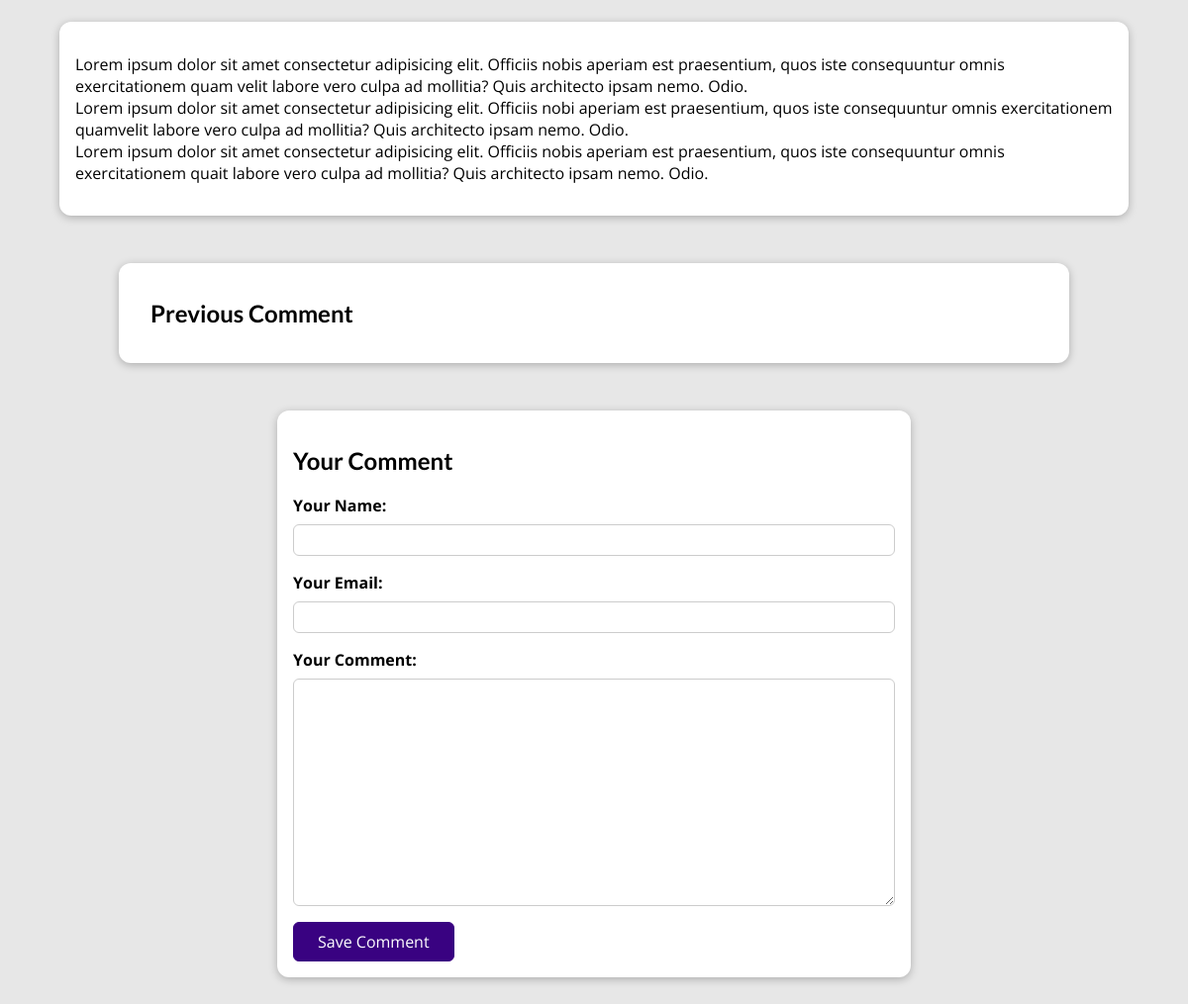
The app's page /posts/hike-in-the-mountains (lower part), older data.
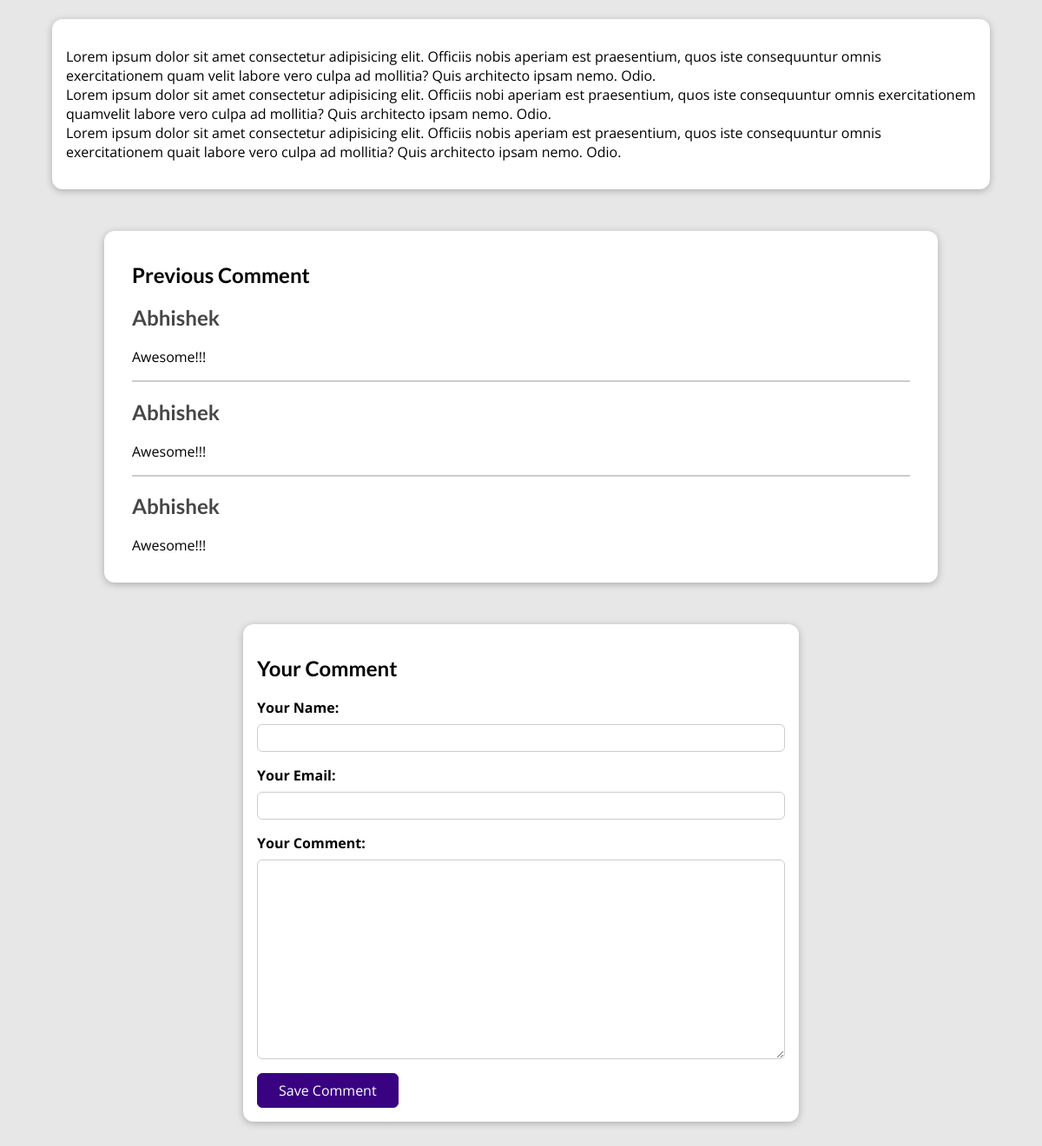
The same page, newer data.
### blog/models.py (models this page shows, shortened)
class Post(models.Model):
    title=models.CharField(max_length=150)
    excerpt=models.CharField(max_length=200)
    image=models.ImageField(upload_to="posts",null=True)
    date=models.DateField(auto_now=True)
    slug=models.SlugField(unique=True,db_index=True)
    content=models.TextField(validators=[MinLengthValidator(10)])
    author=models.ForeignKey(Author,on_delete=models.SET_NULL,null=True,related_name="posts")
    tags=models.ManyToManyField(Tag)

class Comment(models.Model):
    user_name=models.CharField(max_length=100)
    user_email=models.EmailField()
    text=models.TextField(max_length=400)
    post=models.ForeignKey(Post,on_delete=models.CASCADE,related_name="comments")

### blog/views.py (the view, shortened to what this page needs)
# urls.py: path("posts/<slug:slug>",views.SinglePostView.as_view(),name="post-detail-page")
class SinglePostView(View):
    def get(self,request,slug):
        post=Post.objects.get(slug=slug)
        context={
            "post":post,
            "post_tags":post.tags.all(),
            "comment_form":CommentForm(),
            "comments":post.comments.all().order_by("-id")
        }
        return render(request,"blog/post-detail.html",context)

### blog/forms.py
class CommentForm(forms.ModelForm):
    class Meta:
        model=Comment
        exclude=["post"]
        labels={
            "user_name":"Your Name",
            "user_email":"Your Email",
            "text":"Your Comment"
        }

### blog/models.py (called while the page is built)
    def full_name(self):
        return f"{self.first_name} {self.last_name}"

    def __str__(self):
        return self.full_name()

### blog/templates/blog/post-detail.html (shortened to what this page needs)
{% extends "base.html" %}
{% load static %}
{% block css_files %}
<link rel="stylesheet" href="{% static "blog/post-detail.css" %}" />
{% endblock %}
{% block content %}
<main>
 {{post.content | linebreaks}}
</main>
<section id="comments">
  <h1>Previous Comment</h2>
  <ul>
    {% for comment in comments %}
      <li>
        <h2>{{ comment.user_name }}</h2>
        <p>{{ comment.text|linebreaks }}</p>
      </li>
    {% endfor %}
  </ul>
</section>
<section id="comment-form">
  <h2>Your Comment</h2>
  <form action="{% url "post-detail-page" post.slug %}" method="POST">
    {% for form_field in comment_form %}
      <div class="form-control {% if form_field.errors %}invalid{% endif %}">
        {{ form_field.label_tag }}
        {{ form_field }}
      </div>
    {% endfor %}
    <button>Save Comment</button>
  </form>
</section>
{% endblock %}

### templates/base.html (shortened to what this page needs)
{% load static %}
<!DOCTYPE html>
<html lang="en">
<head>
    <link rel="stylesheet" href="{% static "app.css" %}" />
    {% block css_files %}{% endblock %}
</head>
<body>
{% block content %}{% endblock %}
</body>
</html>

### static/app.css (style rules this page uses)
* { box-sizing: border-box; }
html { font-family: 'Open Sans', 'Lato', sans-serif; }
body { margin: 0; }
h1, h2, h3 { font-family: 'Lato', sans-serif; font-weight: bold; }

### blog/static/blog/post-detail.css (style rules this page uses)
body { background-color: #e7e7e7; }
main { width: 90%; max-width: 90rem; margin: 3rem auto; background-color: white; padding: 1rem; border-radius: 12px; box-shadow: 0 2px 8px rgba(0, 0, 0, 0.25); }
#comment-form { margin: 3rem auto; width: 90%; max-width: 40rem; border-radius: 12px; background-color: white; box-shadow: 0 2px 8px rgba(0, 0, 0, 0.25); padding: 1rem; }
#comment-form button { font: inherit; background-color: #390281; color: white; border: 1px solid #390281; padding: 0.5rem 1.5rem; border-radius: 6px; cursor: pointer; }
.form-control { margin-bottom: 1rem; }
.form-control label { font-weight: bold; margin-bottom: 0.5rem; display: block; }
.form-control input, .form-control textarea { display: block; width: 100%; font: inherit; padding: 0.25rem; border-radius: 6px; border: 1px solid #ccc; }
#comments { margin: 3rem auto; width: 90%; max-width: 60rem; border-radius: 12px; background-color: white; box-shadow: 0 2px 8px rgba(0, 0, 0, 0.25); padding: 1rem 2rem; }
#comments ul { list-style: none; margin: 0; padding: 0; }
#comments li { margin-bottom: 1rem; border-bottom: 2px solid #ccc; }
#comments li:last-of-type { border-bottom: none; }
#comments h2 { color: #464646; }
#comments h1 { color: black; }

Row changes from the older to the newer data that the page shows:
added Comment: user_name "Abhishek", text "Awesome!!!"
added Comment: user_name "Abhishek", text "Awesome!!!"
added Comment: user_name "Abhishek", text "Awesome!!!"
